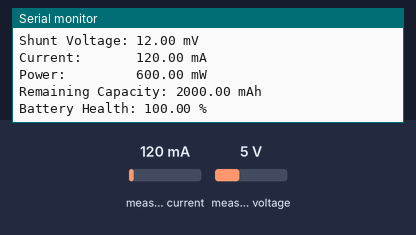
The sketch below on a simulated Arduino Zero (SAMD21). On the bench: the last lines printed to the serial monitor. The test bench sets the inputs (shaded band); at power-on: measured current 120 mA, measured voltage 5 V.

Above: at 1.2 s.
1.3 s: measured current set to 40 mA
At 2.6 s:
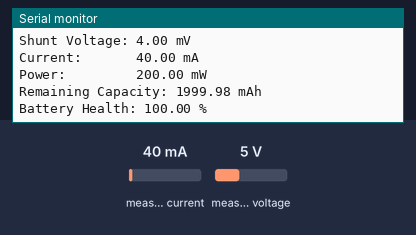
2.8 s: measured voltage set to 0.3 V
At 4.2 s:
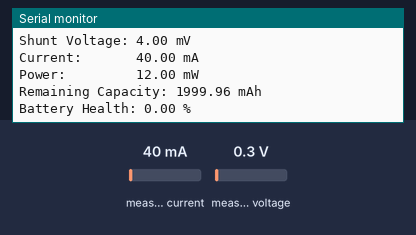
4.3 s: measured current set to 500 mA
At 6.9 s:
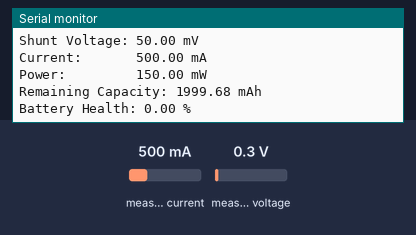
Timing chart, 0 to 8.4 s (numbered marks = the images above; inputs shaded):
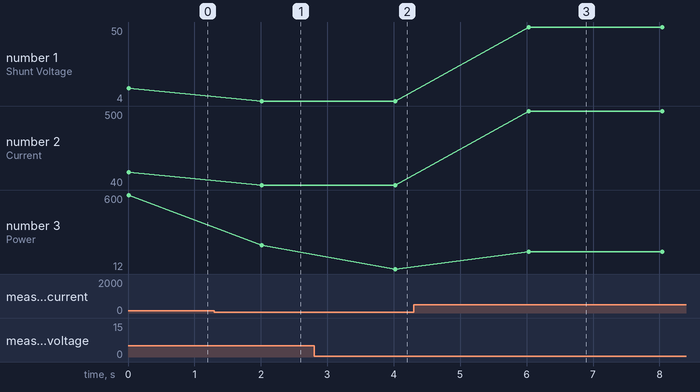

Measured:
- after the input at 1.3 s, the serial monitor: prints a new line after 0.72 s (image 1)
- after the input at 2.8 s, the serial monitor: prints a new line after 1.2 s (image 2)
- after the input at 4.3 s, the serial monitor: prints a new line after 1.7 s (image 3)
- plotted number 1: 12 → 4 after the input at 1.3 s, 4 → 50 after the input at 4.3 s
- plotted number 2: 120 → 40 after the input at 1.3 s, 40 → 500 after the input at 4.3 s
- plotted number 3: 600 → 200 after the input at 1.3 s, 12 → 150 after the input at 4.3 s

The sketch:

INA219_battery_health_checking_code.ino
```cpp
// INA219 Battery Health Monitoring Code for TinyZero

#include <Wire.h>
#include <Adafruit_INA219.h>

// Create an instance of the INA219 sensor with the correct address
Adafruit_INA219 ina219(0x18);

// Constants for battery voltage (adjust these according to your battery type)
const float fullVoltage = 4.2;  // Full charge voltage for a Li-ion battery
const float emptyVoltage = 3.0;  // Empty voltage for a Li-ion battery
const float batteryCapacity = 2000;  // Full capacity of your battery in mAh (e.g., 2000mAh)

// Variables to track battery capacity usage over time
unsigned long lastTime = 0;
float totalCurrent = 0;  // To accumulate current over time for battery capacity estimation

void setup() {
  SerialUSB.begin(115200);
  while (!SerialUSB);  // Wait for Serial Monitor to open

  SerialUSB.println("Adafruit INA219 Test");

  // Initialize the sensor
  if (!ina219.begin()) {
    SerialUSB.println("Failed to find INA219 sensor!");
    while (1);
  }
  SerialUSB.println("INA219 sensor found!");
}

void loop() {
  // Read data from INA219
  float shuntVoltage = ina219.getShuntVoltage_mV();
  float busVoltage = ina219.getBusVoltage_V();
  float current = ina219.getCurrent_mA();
  float power = ina219.getPower_mW();

  // Calculate the time difference since the last reading (in hours)
  unsigned long currentTime = millis();
  float deltaTime = (currentTime - lastTime) / 3600000.0;  // Convert milliseconds to hours

  // Update the total current consumption for battery capacity estimation
  totalCurrent += current * deltaTime;

  // Estimate remaining battery capacity (in mAh)
  float remainingCapacity = batteryCapacity - totalCurrent;

  // Estimate battery health (based on voltage)
  float batteryHealth = mapBatteryVoltageToHealth(busVoltage);

  // Print sensor data and battery status
  SerialUSB.print("Bus Voltage:   "); SerialUSB.print(busVoltage); SerialUSB.println(" V");
  SerialUSB.print("Shunt Voltage: "); SerialUSB.print(shuntVoltage); SerialUSB.println(" mV");
  SerialUSB.print("Current:       "); SerialUSB.print(current); SerialUSB.println(" mA");
  SerialUSB.print("Power:         "); SerialUSB.print(power); SerialUSB.println(" mW");

  // Print battery health and capacity
  SerialUSB.print("Remaining Capacity: "); SerialUSB.print(remainingCapacity); SerialUSB.println(" mAh");
  SerialUSB.print("Battery Health: "); SerialUSB.print(batteryHealth); SerialUSB.println(" %");

  // Update the last time
  lastTime = currentTime;

  delay(2000);  // Delay for 2 seconds
}

// Function to estimate battery health based on the bus voltage
float mapBatteryVoltageToHealth(float voltage) {
  if (voltage >= fullVoltage) {
    return 100;  // Fully charged, 100% healthy
  } else if (voltage <= emptyVoltage) {
    return 0;  // Completely discharged, 0% healthy
  } else {
    return (voltage - emptyVoltage) / (fullVoltage - emptyVoltage) * 100;
  }
}
```
